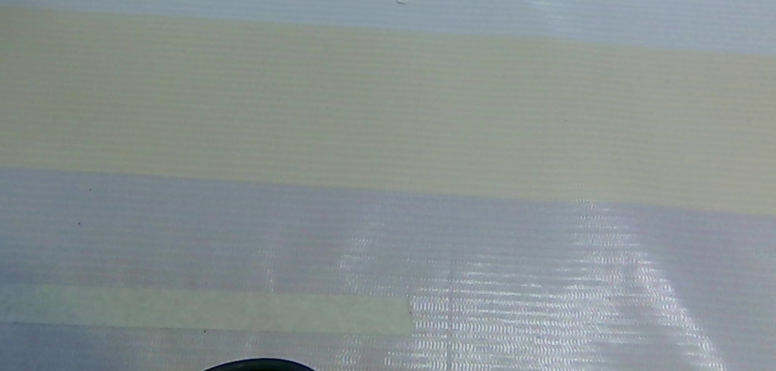
//> input picture old/1111.png, 1551 x 742 px (shown at 1/2 size)
$ ./line ../1111.png ../1245.png   (built with g++ and OpenCV 4)
//> lines starting //> are read from the running program, lines starting //| are printed output that depends on the picture
#include <iostream>
#include <chrono>
#include <opencv2/opencv.hpp>
#include <opencv2/core/core.hpp>
#include <opencv2/core/utility.hpp>
#include <opencv2/imgproc/imgproc.hpp>
#include <opencv2/imgcodecs.hpp>
#include <opencv2/highgui/highgui.hpp>
#include <opencv2/line_descriptor/descriptor.hpp>
#include <opencv2/features2d/features2d.hpp>
#include <iostream>

using namespace cv;
using namespace std;
using namespace cv::line_descriptor;
struct sort_descriptor_by_queryIdx
{
    inline bool operator()(const vector<DMatch> &a, const vector<DMatch> &b)
    {
        return (a[0].queryIdx < b[0].queryIdx);
    }
};
struct sort_lines_by_response
{
    inline bool operator()(const KeyLine &a, const KeyLine &b)
    {
        return (a.response > b.response);
    }
};
void ExtractLineSegment(const Mat &img, const Mat &image2, vector<KeyLine> &keylines, vector<KeyLine> &keylines2);
int main(int argc, char **argv)
{
    if (argc != 3)
    {
        cerr << endl
             << "Usage: ./Line path_to_image1 path_to_image2" << endl;
        return 1;
    }

    string imagePath1 = string(argv[1]);
    string imagePath2 = string(argv[2]);
    cout << "import two images" << endl;
    Mat image1 = imread(imagePath1);
//> image1 is the input picture: 742 rows x 1551 cols, CV_8UC3; mean B, G, R 145.5, 145.6, 137.4
    Mat image2 = imread(imagePath2);
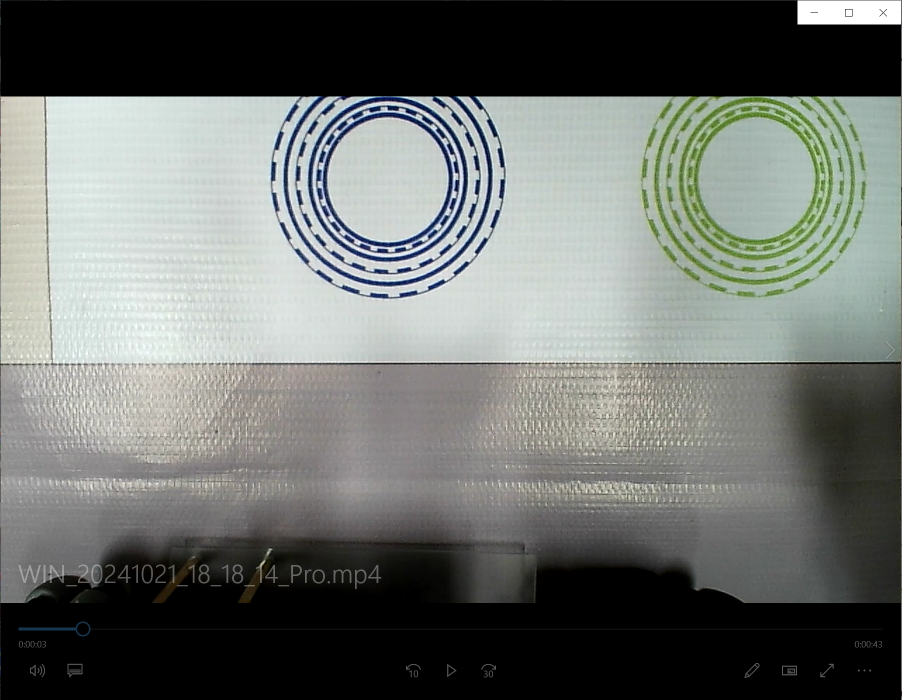
//> input picture old/1245.png, 1803 x 1399 px (shown at 1/2 size)
//> image2 is the input picture: 1399 rows x 1803 cols, CV_8UC3; mean B, G, R 108.6, 112.2, 108.3

    imshow("ima1", image1);
    imshow("ima2", image2);
    waitKey(0);
    if (image1.data == NULL)
    {
        cout << "the path is wrong" << endl;
    }

    vector<KeyLine> keylines, keylines2;

    ExtractLineSegment(image1, image2, keylines, keylines2);

    return 0;
}
void ExtractLineSegment(const Mat &img, const Mat &image2, vector<KeyLine> &keylines, vector<KeyLine> &keylines2)
{
    Mat mLdesc, mLdesc2;

    vector<vector<DMatch>> lmatches;

    Ptr<BinaryDescriptor> lbd = BinaryDescriptor::createBinaryDescriptor();
    Ptr<line_descriptor::LSDDetector> lsd = line_descriptor::LSDDetector::createLSDDetector();

    cout << "extract lsd line segments" << endl;
    lsd->detect(img, keylines, 1.2, 1);
//> keylines = 121 items
    lsd->detect(image2, keylines2, 1.2, 1);
//> keylines2 = 1195 items
    int lsdNFeatures = 50;
    cout << "filter lines" << endl;
    if (keylines.size() > lsdNFeatures)
    {
        sort(keylines.begin(), keylines.end(), sort_lines_by_response());
        keylines.resize(lsdNFeatures);
//> keylines = 50 items
        for (int i = 0; i < lsdNFeatures; i++)
            keylines[i].class_id = i;
    }
    if (keylines2.size() > lsdNFeatures)
    {
        sort(keylines2.begin(), keylines2.end(), sort_lines_by_response());
        keylines2.resize(lsdNFeatures);
//> keylines2 = 50 items
        for (int i = 0; i < lsdNFeatures; i++)
            keylines2[i].class_id = i;
    }
    cout << "lbd describle" << endl;
    lbd->compute(img, keylines, mLdesc);
    lbd->compute(image2, keylines2, mLdesc2); // 计算特征线段的描述子
    BFMatcher *bfm = new BFMatcher(NORM_HAMMING, false);
    bfm->knnMatch(mLdesc, mLdesc2, lmatches, 2);
//> lmatches = 50 matches
    vector<DMatch> matches;
    for (size_t i = 0; i < lmatches.size(); i++)
    {
        const DMatch &bestMatch = lmatches[i][0];
        const DMatch &betterMatch = lmatches[i][1];
        float distanceRatio = bestMatch.distance / betterMatch.distance;
        if (distanceRatio < 0.75)
            matches.push_back(bestMatch);
    }
//> this loop made 50 passes
//> distanceRatio on passes 1 to 12: 0.773, 0.967, 0.9, 0.719, 0.919, 0.909, 0.887, 0.816, 0.972, 0.976, 1, 0.904

    cv::Mat outImg;
    std::vector<char> mask(lmatches.size(), 1);
//> mask = 50 values from 1 to 1
    drawLineMatches(img, keylines, image2, keylines2, matches, outImg, Scalar::all(-1), Scalar::all(-1), mask,
                    DrawLinesMatchesFlags::DEFAULT);
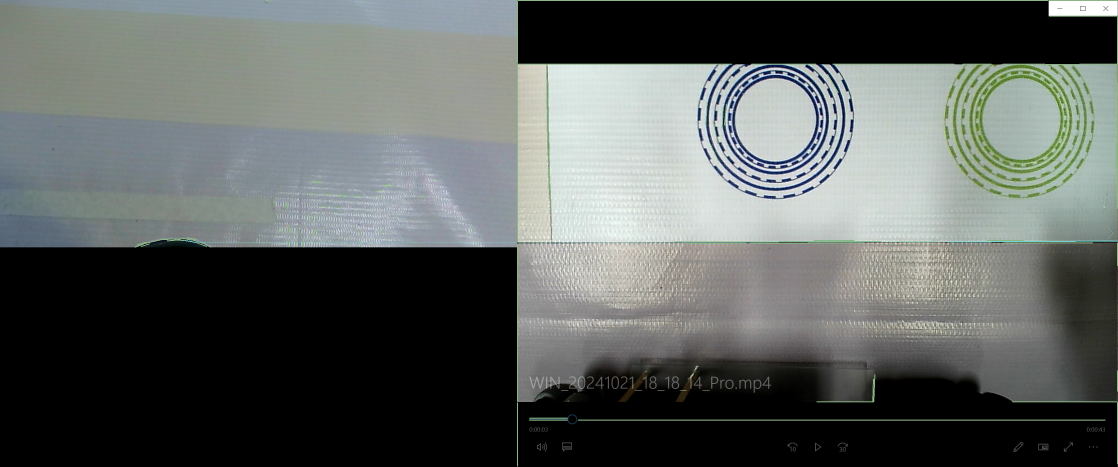
//> outImg: 1399 rows x 3354 cols, CV_8UC3 (shown at 1/3 size); mean B, G, R 94.5, 96.8, 92.3
//> in main, `ExtractLineSegment(image1, image2, keylines, keylines2);`: keylines = 50 items

    imshow("Matches", outImg);
    waitKey();
}
